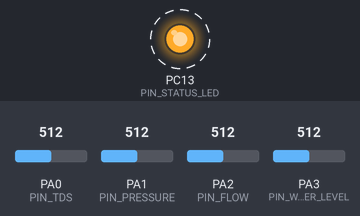
Simulated run of this program. Board: STM32 Blue Pill. Shown: output pins drawn as LEDs (lit = HIGH). Dashed ring = blinking. The inputs (shaded band) are chosen by the test bench; at power-on: PA0 (PIN_TDS) = 512, PA1 (PIN_PRESSURE) = 512, PA2 (PIN_FLOW) = 512, PA3 (PIN_WATER_LEVEL) = 512 (analog values on the 0–1023 scale).

Above: at 0.15 s.
Timing chart, 0 to 3.1 s (numbered marks = the images above):
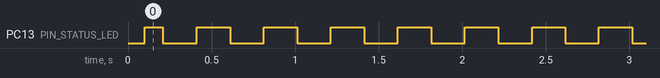

The program:

main.cpp
```cpp
/**
 * Smart Water Station RTU  v1.0.0
 *
 * STM32 Blue Pill firmware for field sensor acquisition.
 * Reads 4 analog sensors, detects faults, appends CRC8,
 * and sends JSON frames to MTU via UART.
 *
 * Features:
 *   - 8-sample ADC smoothing
 *   - Sensor disconnect/short detection
 *   - CRC8 integrity check on every frame
 *   - Single-buffer frame assembly (efficient UART)
 *   - IWDG hardware watchdog (4-second timeout)
 *   - Bidirectional: receives commands from MTU
 */

#include "Config.h"
#include "SensorReader.h"
#include <IWatchdog.h>

SensorReader sensors;
uint32_t lastFrameTime = 0;

// ============== Command Reception Buffer ==============
static char cmdBuffer[CMD_BUFFER_SIZE];
static uint16_t cmdLen = 0;

// ============== CRC8 (polynomial 0x07) ==============
// Same implementation on RTU and MTU for frame integrity.
uint8_t crc8(const char *data, uint16_t len)
{
  uint8_t crc = 0x00;
  for (uint16_t i = 0; i < len; i++)
  {
    crc ^= (uint8_t)data[i];
    for (uint8_t j = 0; j < 8; j++)
    {
      if (crc & 0x80)
        crc = (crc << 1) ^ 0x07;
      else
        crc <<= 1;
    }
  }
  return crc;
}

// ============== Send Boot Info ==============
void sendBootInfo()
{
  char buf[FRAME_BUFFER_SIZE];
  int len = snprintf(buf, sizeof(buf),
                     "{\"type\":\"rtu_info\",\"firmware\":\"%s\",\"baud\":%d",
                     RTU_FIRMWARE_VERSION, RTU_BAUD_RATE);
  uint8_t crc = crc8(buf, len);
  snprintf(buf + len, sizeof(buf) - len, ",\"crc\":%u}", crc);

  RTU_MTU_SERIAL.println(buf);
}

// ============== Send Sensor Frame ==============
// Single-buffer assembly — one UART write instead of 14.
void sendFrame(const RtuSensorFrame &frame)
{
  char buf[FRAME_BUFFER_SIZE];

  // Build the payload (everything before the CRC)
  int len = snprintf(buf, sizeof(buf),
                     "{\"type\":\"rtu_frame\",\"seq\":%lu,"
                     "\"tds\":%.2f,\"pressure\":%.2f,\"flow\":%.2f,\"level\":%.2f,"
                     "\"err\":%u,\"ts\":%lu",
                     (unsigned long)frame.seq,
                     frame.tds, frame.pressure, frame.flow, frame.level,
                     frame.errorFlags,
                     (unsigned long)frame.timestamp);

  // Append CRC8 computed over the payload so far
  uint8_t crc = crc8(buf, len);
  snprintf(buf + len, sizeof(buf) - len, ",\"crc\":%u}", crc);

  RTU_MTU_SERIAL.println(buf);
}

// ============== Process Command from MTU ==============
void processCommand(const char *json, uint16_t len)
{
  // Simple command parsing without ArduinoJson to keep RTU lightweight.
  // Expected format: {"cmd":"SET_INTERVAL","value":100}

  if (strstr(json, "\"SET_INTERVAL\""))
  {
    // Find value field
    const char *vp = strstr(json, "\"value\":");
    if (vp)
    {
      int newInterval = atoi(vp + 8);
      if (newInterval >= 50 && newInterval <= 5000)
      {
        // Note: RTU_FRAME_INTERVAL_MS is a #define, so we use a global
        // variable for runtime override. See loop().
        extern volatile uint32_t runtimeInterval;
        runtimeInterval = (uint32_t)newInterval;
      }
    }
  }

  // Acknowledge
  RTU_MTU_SERIAL.println("{\"type\":\"rtu_ack\",\"status\":\"ok\"}");
}

// ============== Check for MTU Commands ==============
void checkForCommands()
{
  while (RTU_MTU_SERIAL.available())
  {
    char c = RTU_MTU_SERIAL.read();

    if (cmdLen >= CMD_BUFFER_SIZE - 1)
    {
      cmdLen = 0; // Overflow protection
      continue;
    }

    cmdBuffer[cmdLen++] = c;
    cmdBuffer[cmdLen] = '\0';

    if (c == '}')
    {
      processCommand(cmdBuffer, cmdLen);
      cmdLen = 0;
    }
  }
}

// ============== Runtime-adjustable interval ==============
volatile uint32_t runtimeInterval = RTU_FRAME_INTERVAL_MS;

// ============== Setup ==============
void setup()
{
  RTU_MTU_SERIAL.begin(RTU_BAUD_RATE);
  delay(100);

  pinMode(PIN_STATUS_LED, OUTPUT);
  digitalWrite(PIN_STATUS_LED, HIGH);

  analogReadResolution(12);
  sensors.begin();

  // Initialize hardware watchdog (IWDG) — resets STM32 if not fed within timeout
  IWatchdog.begin(WDT_TIMEOUT_US);

  sendBootInfo();
}

// ============== Main Loop ==============
void loop()
{
  // Feed the watchdog — must be called every iteration
  IWatchdog.reload();

  // Check for incoming commands from MTU
  checkForCommands();

  const uint32_t now = millis();

  if (now - lastFrameTime >= runtimeInterval)
  {
    RtuSensorFrame frame = sensors.readFrame();
    sendFrame(frame);

    // Blink LED — fast if sensor error, normal otherwise
    if (frame.errorFlags != SENSOR_ERR_NONE)
    {
      // Fast blink on error
      digitalWrite(PIN_STATUS_LED, (millis() / 100) % 2);
    }
    else
    {
      // Normal toggle
      digitalWrite(PIN_STATUS_LED, !digitalRead(PIN_STATUS_LED));
    }

    lastFrameTime = now;
  }
}
```

SensorReader.cpp
```cpp
#include "SensorReader.h"

void SensorReader::begin()
{
  pinMode(PIN_TDS, INPUT_ANALOG);
  pinMode(PIN_PRESSURE, INPUT_ANALOG);
  pinMode(PIN_FLOW, INPUT_ANALOG);
  pinMode(PIN_WATER_LEVEL, INPUT_ANALOG);
}

uint16_t SensorReader::readSmoothed(uint32_t pin)
{
  uint32_t sum = 0;

  for (uint8_t i = 0; i < ADC_SAMPLES; i++)
  {
    sum += analogRead(pin);
  }

  return static_cast<uint16_t>(sum / ADC_SAMPLES);
}

bool SensorReader::isSensorFault(uint16_t raw)
{
  // ADC values near the rails indicate a hardware problem:
  //   - Near 0: short circuit to ground
  //   - Near 4095: open circuit / disconnected sensor
  return (raw <= SENSOR_DISCONNECT_LOW || raw >= SENSOR_DISCONNECT_HIGH);
}

RtuSensorFrame SensorReader::readFrame()
{
  RtuSensorFrame frame;
  frame.seq = _seq++;
  frame.timestamp = millis();
  frame.errorFlags = SENSOR_ERR_NONE;

  // Read raw values
  frame.tdsRaw = readSmoothed(PIN_TDS);
  frame.pressureRaw = readSmoothed(PIN_PRESSURE);
  frame.flowRaw = readSmoothed(PIN_FLOW);
  frame.levelRaw = readSmoothed(PIN_WATER_LEVEL);

  // Check for sensor faults (disconnected / shorted)
  if (isSensorFault(frame.tdsRaw))
    frame.errorFlags |= SENSOR_ERR_TDS;
  if (isSensorFault(frame.pressureRaw))
    frame.errorFlags |= SENSOR_ERR_PRESSURE;
  if (isSensorFault(frame.flowRaw))
    frame.errorFlags |= SENSOR_ERR_FLOW;
  if (isSensorFault(frame.levelRaw))
    frame.errorFlags |= SENSOR_ERR_LEVEL;

  // Convert to engineering units (only if sensor is healthy)
  frame.tds = (frame.errorFlags & SENSOR_ERR_TDS)
                  ? -1.0f
                  : (frame.tdsRaw / ADC_MAX_VALUE) * 1000.0f;
  frame.pressure = (frame.errorFlags & SENSOR_ERR_PRESSURE)
                       ? -1.0f
                       : (frame.pressureRaw / ADC_MAX_VALUE) * 150.0f;
  frame.flow = (frame.errorFlags & SENSOR_ERR_FLOW)
                   ? -1.0f
                   : (frame.flowRaw / ADC_MAX_VALUE) * 100.0f;
  frame.level = (frame.errorFlags & SENSOR_ERR_LEVEL)
                    ? -1.0f
                    : (frame.levelRaw / ADC_MAX_VALUE) * 100.0f;

  return frame;
}
```

SensorReader.h
```cpp
#ifndef SENSOR_READER_H
#define SENSOR_READER_H

#include "Config.h"

struct RtuSensorFrame
{
  uint32_t seq = 0;
  uint16_t tdsRaw = 0;
  uint16_t pressureRaw = 0;
  uint16_t flowRaw = 0;
  uint16_t levelRaw = 0;
  float tds = 0.0f;
  float pressure = 0.0f;
  float flow = 0.0f;
  float level = 0.0f;
  uint8_t errorFlags = SENSOR_ERR_NONE; // Bitmask of sensor faults
  uint32_t timestamp = 0;
};

class SensorReader
{
public:
  void begin();
  RtuSensorFrame readFrame();

private:
  uint32_t _seq = 0;

  uint16_t readSmoothed(uint32_t pin);
  bool isSensorFault(uint16_t raw);
};

#endif // SENSOR_READER_H
```

Config.h
```cpp
#ifndef RTU_CONFIG_H
#define RTU_CONFIG_H

#include <Arduino.h>

// ============== Communication ==============
#define RTU_BAUD_RATE 115200
#define RTU_FRAME_INTERVAL_MS 200
#define RTU_FIRMWARE_VERSION "1.0.0"

// Blue Pill USART1 link to the ESP32-S3 MTU.
// STM32 PA9  TX -> ESP32-S3 PIN_RTU_RX
// STM32 PA10 RX <- ESP32-S3 PIN_RTU_TX
#define RTU_MTU_SERIAL Serial1
#define PIN_MTU_TX PA9
#define PIN_MTU_RX PA10

// ============== Sensor Pins ==============
// Blue Pill / generic STM32 starter pins.
// Update these once the final STM32 board and sensor wiring are fixed.
#define PIN_TDS PA0
#define PIN_PRESSURE PA1
#define PIN_FLOW PA2
#define PIN_WATER_LEVEL PA3
#define PIN_STATUS_LED PC13

// ============== ADC ==============
#define ADC_MAX_VALUE 4095.0f
#define ADC_SAMPLES 8

// ============== Sensor Fault Detection ==============
// ADC values near the rails indicate a disconnected or shorted sensor.
// Open circuit (floating input) typically reads near max.
// Short circuit reads near zero.
#define SENSOR_DISCONNECT_LOW 10    // Below this = possible short circuit
#define SENSOR_DISCONNECT_HIGH 4085 // Above this = possible open circuit / disconnected

// ============== Sensor Error Flags (bitmask) ==============
#define SENSOR_ERR_NONE     0x00
#define SENSOR_ERR_TDS      0x01
#define SENSOR_ERR_PRESSURE 0x02
#define SENSOR_ERR_FLOW     0x04
#define SENSOR_ERR_LEVEL    0x08

// ============== Watchdog ==============
// IWDG timeout in microseconds (4 seconds).
// If loop() doesn't feed the watchdog within this time, STM32 resets.
#define WDT_TIMEOUT_US 4000000

// ============== Send Buffer ==============
#define FRAME_BUFFER_SIZE 256

// ============== Command Reception ==============
#define CMD_BUFFER_SIZE 128

#endif // RTU_CONFIG_H
```

Measured:
- by itself, PC13 (PIN_STATUS_LED): alternates HIGH for 0.20 s and LOW for 0.20 s
